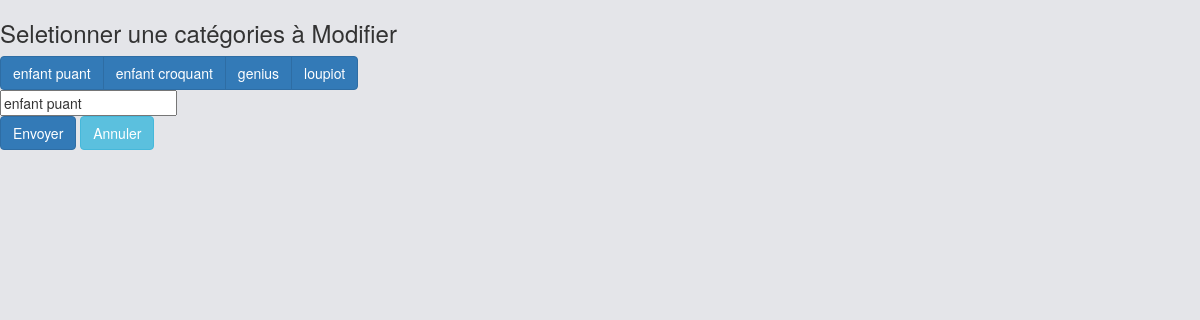
/admin_modif_category?id=1 (signed in), run on the app's committed database.
### tables this page shows
CREATE TABLE IF NOT EXISTS `category` (
  `id` int(11) NOT NULL,
  `name` varchar(255) NOT NULL
);

### admin_modif_category.php (the view, shortened to what this page needs)
<?php
require_once("header.php");
$id = 0;
if (isset($_GET['id']) && is_numeric($_GET['id']))
{
	$id = $_GET['id'];
	$req = mysqli_query($db, "SELECT * FROM category WHERE id='".$id."'");
	$row = mysqli_fetch_all($req, MYSQLI_ASSOC);
	$name = $row['0']['name'];
}
?>
	<div>
		<h3>Seletionner une catégories à Modifier</h3>
		<div class="btn-group">
		<?php
			$req = mysqli_query($db, "SELECT * FROM category");
			$row = mysqli_fetch_all($req, MYSQLI_ASSOC);
			foreach ($row as $value) :
		?>
				<a href="admin_modif_category?id=<?php echo $value['id'] ?>" class="btn btn-primary" role="button"> <?php echo $value['name'] ?></a>
		<?php endforeach; ?>
		</div>
	</div>
	<div>
	<?php if ($id > 0): ?>
	<form method="POST" action="modif_category.php">
	<div>
			<input type="text" name="name" id="Name" placeholder="Nom" value="<?php echo $name ?>">
		</div>
	</div>
	<div>
		<div>
			<button type="submit" class="btn btn-primary">Envoyer</button>
			<a href="admin_article.php" class="btn btn-info" role="button">Annuler</a>
		</div>
	</div>
	<?php else : ?>
				<a href="admin_article.php" class="btn btn-info" role="button">Annuler</a>
	<?php endif ?>
<?php
require_once("footer.php");
?>

### css/display.css (style rules this page uses)
body { background-color: #E4E5E9; }

### data on the page
category: name "enfant puant"
category: name "enfant croquant"
category: name "genius"
category: name "loupiot"
